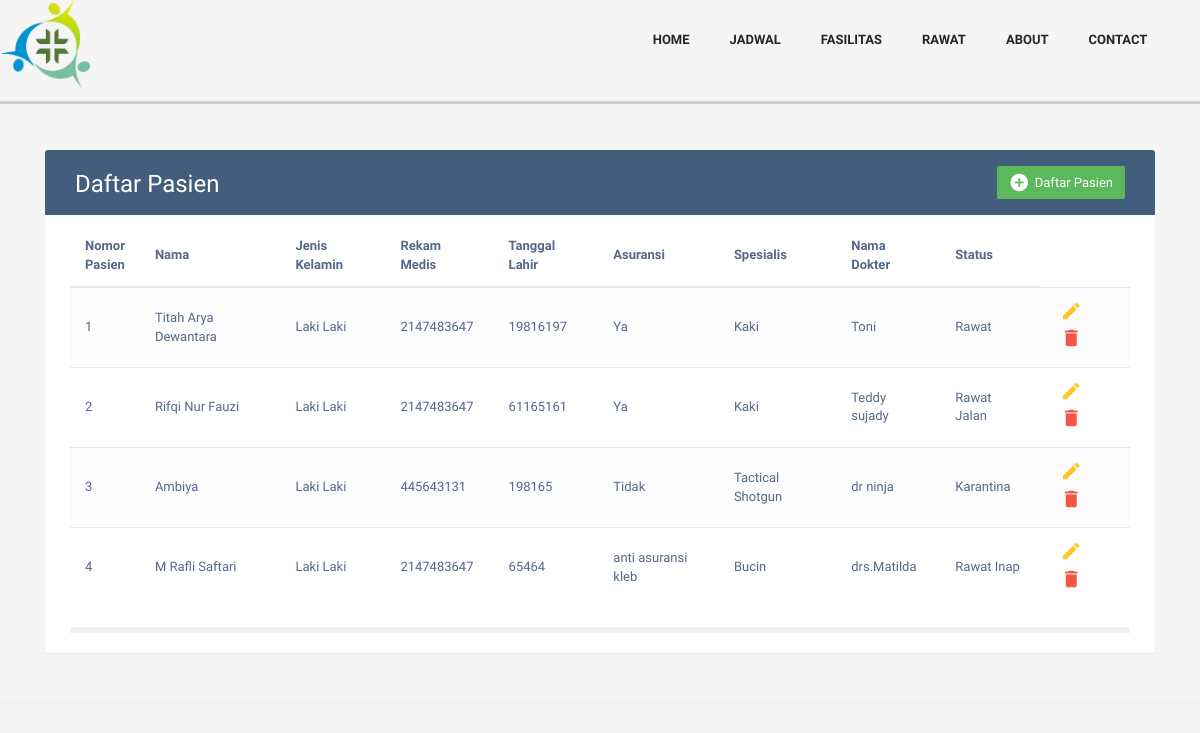
Screenshot of /rawat.php with the database file from the repository.
### tables this page shows
CREATE TABLE `rawat` (
  `id` int(50) NOT NULL,
  `nama` varchar(20) NOT NULL,
  `jenis_kelamin` varchar(20) NOT NULL,
  `nomor_rekam_medis` int(50) NOT NULL,
  `tgl_lahir` varchar(50) NOT NULL,
  `asuransi` varchar(20) NOT NULL,
  `spesialis` varchar(20) NOT NULL,
  `dokter` varchar(50) NOT NULL,
  `status` varchar(20) NOT NULL
);

### rawat.php (the view, shortened to what this page needs)
<!DOCTYPE html>
<html lang="en">
<head>
<link href="css/hal.css" type="text/css" rel='stylesheet'>
    <link href="css/bootstrap.css" type="text/css" rel='stylesheet'>
<link rel="stylesheet" href="https://maxcdn.bootstrapcdn.com/font-awesome/4.7.0/css/font-awesome.min.css">
<link rel="stylesheet" href="https://maxcdn.bootstrapcdn.com/bootstrap/3.3.7/css/bootstrap.min.css">
        <a href="#" class=""><img src="assets/images/rms.png" width="90px"></a>
        <ul>
        <li><a href="home.php">home</a></li>
        <li><a href="jadwaldokter.php">jadwal</a></li>
        <li><a href="fasilitas.php">fasilitas</a></li>
        <li><a href="rawat.php">rawat</a></li>
        <li><a href="about.php">About</a></li>
        <li><a href="contact.php">contact</a></li>
    </ul>
</head><hre>
<body>
    </head>
    <body>
</head>
<body>
    <div class="container">
        <div class="table-wrapper">
            <div class="table-title">
                <div class="row">
                    <div class="col-sm-6">
						<h2>Daftar Pasien</h2>
					</div>
                    <div class="col-sm-6">
						<a href="#addEmployeeModal" class="btn btn-success" data-toggle="modal"><i class="material-icons">&#xE147;</i> <span>Daftar Pasien</span></a>  &emsp; &emsp; &emsp; &emsp; &emsp; &emsp;
                        </div>
                </div>
            </div>
            <table class="table table-striped table-hover">
                <thead>
                    <tr>
					<th>Nomor Pasien</th>
                        <th>Nama</th>
                        <th>Jenis Kelamin</th>
						<th>Rekam Medis</th>
                        <th>Tanggal Lahir</th>
                        <th>Asuransi</th>
                        <th>Spesialis</th>
                        <th>Nama Dokter</th>
                        <th>Status</th>
                    </tr>
                </thead>
                <tbody>
				<?php
		include "db.php";
        $sql = mysqli_query($con,"SELECT * FROM rawat");
        while($req = mysqli_fetch_array($sql)){?>
                    <tr>
						<td><?php echo $req['id'];?></td>
                        <td><?php echo $req['nama']; ?></td>
						<td><?php echo $jenis_kelamin = $req['jenis_kelamin']; ?></td>
                        <td><?php echo $nomor_rekam_medis = $req['nomor_rekam_medis'];?></td>
                        <td><?php echo $tgl_lahir = $req['tgl_lahir']; ?></td>
                        <td><?php echo $asuransi = $req['asuransi']; ?></td>
                        <td><?php echo $spesialis = $req['spesialis'];?></td>
                        <td><?php echo $dokter = $req['dokter'];?></td>
                        <td><?php echo $status = $req['status'];?></td>
                        <td>
						<a href="#deleteEmployeeModal" class="edit" data-toggle="modal"><i class="material-icons" data-toggle="tooltip" title="Edit">&#xE254;</i></a>
                            <a href="#deleteEmployeeModal" class="delete" data-toggle="modal"><i class="material-icons" data-toggle="tooltip" title="Delete">&#xE872;</i></a>
                        </td>
                    </tr>
					<?php
			}
			?>
				</tbody>
            </table>
    <form method="POST" action="input-prs.php">
				</form>
			</div>
		</div>
	<form method="POST" action="hapus.php">
</body>
</body>
</html>

### css/hal.css (style rules this page uses)
body { margin: 0; padding: 0; font-family: sans-serif; }
hre { display: block; height: 1px; border: 0; border-top: 3px solid #ccc; margin: 1em 0; padding: 0; }
ul { position: absolute; top: 5%; left: 75%; transform: translate(-50%,-50%); display: flex; margin: 0; padding: 0; }
ul li { list-style: none; }
ul li a { position: relative; display: block; padding: 10px 20px; margin: 20px 0; text-transform: uppercase; text-decoration: none; color: #262626; font-weight: bold; transition: .5s; z-index: 1 }
ul li a:before { content: ""; position: absolute; top: 0; left: 0%; width: 100%; height: 100%; border-top: 1px solid #000; border-bottom: 1px solid #000; transform: scaleY(2); opacity: 0; transition: .5s; }
ul li a:after { content: ""; position: absolute; top: 1px; left: 0%; width: 100%; height: 100%; background-color: #000; transform: scale(0); opacity: 0; transition: .5s; z-index:-1 }
.table-wrapper { background: #fff; padding: 20px 25px; margin: 30px 0; border-radius: 3px; box-shadow: 0 1px 1px rgba(0,0,0,.05); }
.table-title { padding-bottom: 15px; background: #435d7d; color: #fff; padding: 16px 30px; margin: -20px -25px 10px; border-radius: 3px 3px 0 0; }
.table-title h2 { margin: 5px 0 0; font-size: 24px; }
.table-title .btn { color: #fff; float: right; font-size: 13px; border: none; min-width: 50px; border-radius: 2px; border: none; outline: none !important; margin-left: 10px; }
.table-title .btn i { float: left; font-size: 21px; margin-right: 5px; }
.table-title .btn span { float: left; margin-top: 2px; }
table.table tr th, table.table tr td { border-color: #e9e9e9; padding: 12px 15px; vertical-align: middle; }
table.table tr th:first-child { width: 60px; }
table.table tr th:last-child { width: 100px; }
table.table-striped tbody tr:nth-of-type(odd) { background-color: #fcfcfc; }
table.table td:last-child i { opacity: 0.9; font-size: 22px; margin: 0 5px; }
table.table td a { font-weight: bold; color: #566787; display: inline-block; text-decoration: none; outline: none !important; }
table.table td a.edit { color: #FFC107; }
table.table td a.delete { color: #F44336; }
table.table td i { font-size: 19px; }

### rawat.php (style rules this page uses)
body { color: #566787; background: #f5f5f5; font-family: 'Varela Round', sans-serif; font-size: 13px; }
.table-wrapper { background: #fff; padding: 20px 25px; margin: 30px 0; border-radius: 3px; box-shadow: 0 1px 1px rgba(0,0,0,.05); }
.table-title { padding-bottom: 15px; background: #435d7d; color: #fff; padding: 16px 30px; margin: -20px -25px 10px; border-radius: 3px 3px 0 0; }
.table-title h2 { margin: 5px 0 0; font-size: 24px; }
.table-title .btn { color: #fff; float: right; font-size: 13px; border: none; min-width: 50px; border-radius: 2px; border: none; outline: none !important; margin-left: 10px; }
.table-title .btn i { float: left; font-size: 21px; margin-right: 5px; }
.table-title .btn span { float: left; margin-top: 2px; }
table.table tr th, table.table tr td { border-color: #e9e9e9; padding: 12px 15px; vertical-align: middle; }
table.table tr th:first-child { width: 60px; }
table.table tr th:last-child { width: 100px; }
table.table-striped tbody tr:nth-of-type(odd) { background-color: #fcfcfc; }
table.table td:last-child i { opacity: 0.9; font-size: 22px; margin: 0 5px; }
table.table td a { font-weight: bold; color: #566787; display: inline-block; text-decoration: none; outline: none !important; }
table.table td a.edit { color: #FFC107; }
table.table td a.delete { color: #F44336; }
table.table td i { font-size: 19px; }

### rows the page displays
rawat: id "1", nama "Titah Arya Dewantara", jenis_kelamin "Laki Laki", nomor_rekam_medis "2147483647", tgl_lahir "19816197", asuransi "Ya", spesialis "Kaki", dokter "Toni", status "Rawat"
rawat: id "2", nama "Rifqi Nur Fauzi", jenis_kelamin "Laki Laki", nomor_rekam_medis "2147483647", tgl_lahir "61165161", asuransi "Ya", spesialis "Kaki", dokter "Teddy sujady", status "Rawat Jalan"
rawat: id "3", nama "Ambiya", jenis_kelamin "Laki Laki", nomor_rekam_medis "445643131", tgl_lahir "198165", asuransi "Tidak", spesialis "Tactical Shotgun", dokter "dr ninja", status "Karantina"
rawat: id "4", nama "M Rafli Saftari", jenis_kelamin "Laki Laki", nomor_rekam_medis "2147483647", tgl_lahir "65464", asuransi "anti asuransi kleb", spesialis "Bucin", dokter "drs.Matilda", status "Rawat Inap"
